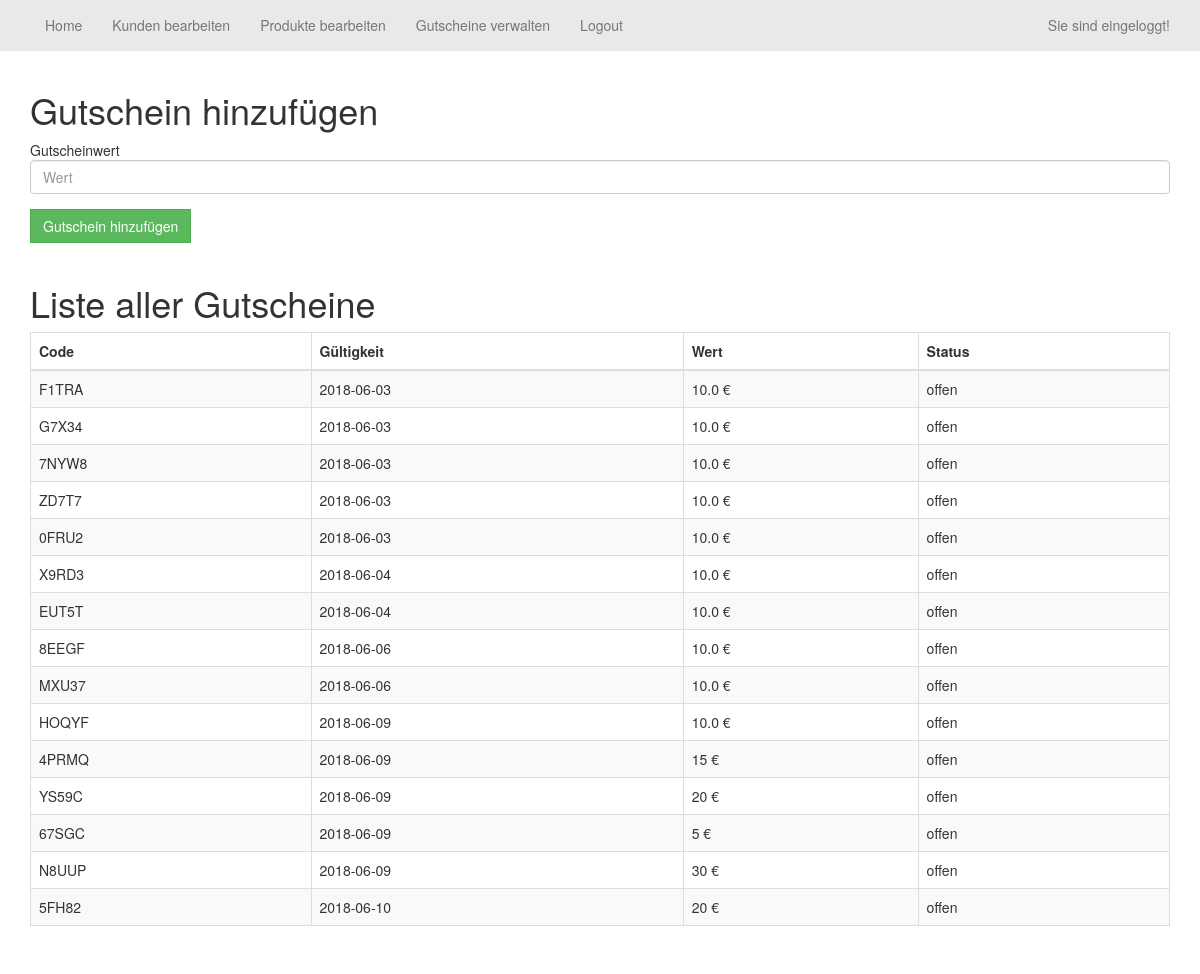
Page /index.php?page=voucher (signed in) on the earlier database version.
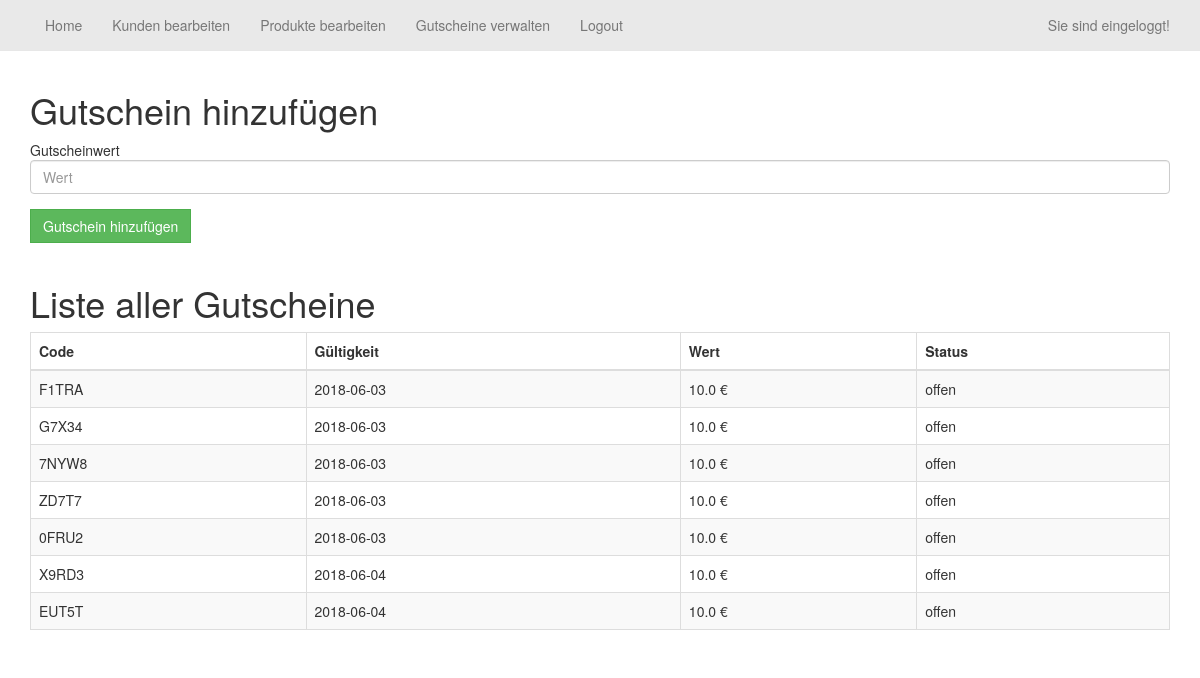
Same page on the later database version.
### tables this page shows
CREATE TABLE `voucher` (
  `id` int(32) NOT NULL,
  `code` varchar(32) NOT NULL,
  `valid` varchar(32) NOT NULL,
  `value` varchar(32) NOT NULL,
  `state` varchar(32) NOT NULL
);

### sites/voucher.php (the view, shortened to what this page needs)
    <div class="container">
        <h1>Gutschein hinzufügen</h1>
        <form action='addVoucher.php' method='Post'>
            <div class='form-group'>
                Gutscheinwert
                <input type='number' class='form-control' name='Inputvalue' placeholder='Wert' required="true">
            </div>
            <button type='submit' class='btn btn-success'>Gutschein hinzufügen</button>
        </form>
        <br>
        <h1>Liste aller Gutscheine</h1>
    <table class="table table-striped table-bordered">
        <thead>
            <tr>
                <th>Code</th>
                <th>Gültigkeit</th>
                <th>Wert</th>
                <th>Status</th>
            </tr>
        </thead>
        <tbody>
            <?php
            $sql = "select * from voucher";
            $result = $dbconn->query($sql);
            while ($row = $result->fetch_object()) {
                $year = date("Y-m-d");
                if ($row->valid == $year) {
                    $id = $row->id;
                    $sql = "update voucher set state = 'abgelaufen' where id='$id'";
                    $result = $dbconn->query($sql);
                } else {
                    echo "<tr>";
                    echo "<td>$row->code</td>";
                    echo "<td>$row->valid</td>";
                    echo "<td>$row->value €</td>";
                    echo "<td>$row->state</td>";
                }
            }
            ?>
        </tbody>
    </table>
</div>

### inc/navigation.php (shortened to what this page needs)
<nav class="navbar navbar-default navbar-fixed-top" role="navigation">
    <div class="container">
        <div class="collapse navbar-collapse" id="bs-example-navbar-collapse-1">
            <ul class="nav navbar-nav">
                <?php
                if (isset($_SESSION["userid"])) {
                    if ($_SESSION["userid"] == 1) {
                        $myxml = simplexml_load_file("config/navigation.xml");
                        foreach ($myxml->admin as $zeile) {
                            echo "<li>";
                            echo "<a href='index.php'>$zeile->home</a>";
                            echo "</li>";
                            echo "<li>";
                            echo "<a href='index.php?page=customerinfo'>$zeile->kunden</a>";
                            echo "</li>";
                            echo "<li>";
                            echo "<a href='index.php?page=ListProducts'>$zeile->produkt</a>";
                            echo "</li>";
                            echo "<li>";
                            echo "<a href='index.php?page=voucher'>$zeile->gutschein</a>";
                            echo "</li>";
                            echo "<li>";
                            echo "<a href='index.php?page=logout'>$zeile->logout</a>";
                            echo "</li>";
                        }
                    }
                }
                ?>
            </ul>
            <ul class="nav navbar-nav navbar-right">
                <?php
                if (isset($_SESSION["userid"])) {
                    echo "<p class='navbar-text'>Sie sind eingeloggt!<p>";
                }
                ?>
            </ul>
        </div>
    </div>
</nav>

Differences in the rows shown:
removed voucher: code "8EEGF", valid "2018-06-06", value "10.0", state "offen"
removed voucher: code "MXU37", valid "2018-06-06", value "10.0", state "offen"
removed voucher: code "HOQYF", valid "2018-06-09", value "10.0", state "offen"
removed voucher: code "4PRMQ", valid "2018-06-09", value "15", state "offen"
removed voucher: code "YS59C", valid "2018-06-09", value "20", state "offen"
removed voucher: code "67SGC", valid "2018-06-09", value "5", state "offen"
removed voucher: code "N8UUP", valid "2018-06-09", value "30", state "offen"
removed voucher: code "5FH82", valid "2018-06-10", value "20", state "offen"
